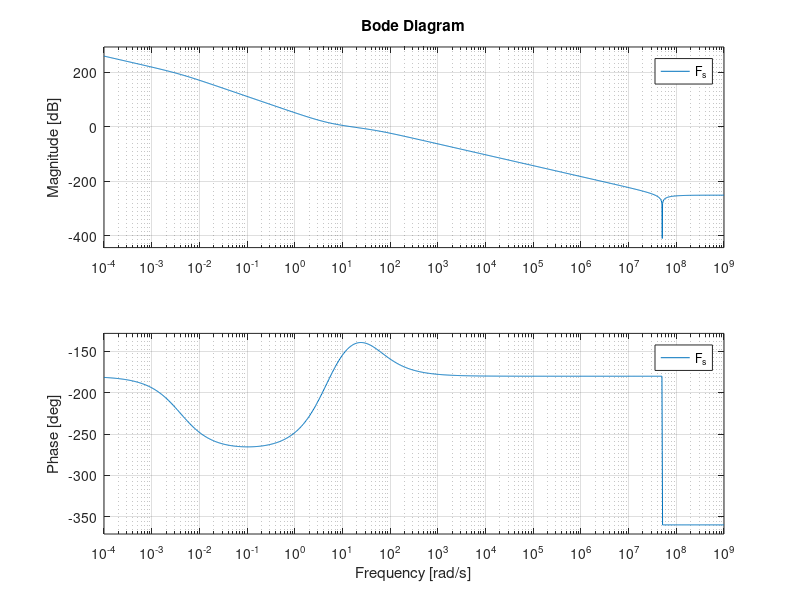
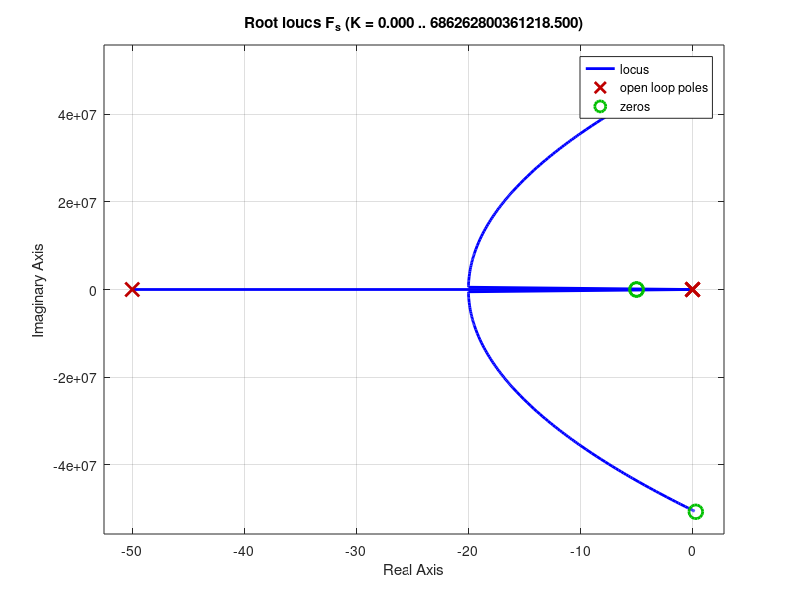

MATLAB code to generate these figures, in order: (Note: this script raises an error after producing the figures.)
close all;
clear all;

b = 8e-5;
m = 0.5;
l = 0.2;

s = tf('s');

A = [0 1; 0 -b/m/l^2];
B = [0; 1/m/l^2];
C = [1 0];

P_s = C*(s*eye(2)-A)^(-1)*B;
C_s = 15/s * (5+s)^2 / (50+s);
%C_s = 1/s * (5+s)^2 / (50+s);

F_s = C_s * P_s;

figure;
bode(F_s);
grid on;

figure;
rlocus(F_s);

W_s = F_s/(1+F_s);

% Convert to digital

[num,den] = tfdata(C_s);
syms s z;
C_s = poly2sym(cell2mat(num),s)/poly2sym(cell2mat(den),s);

T_delta = 0.01;
C_z = simplify(subs(C_s, s, (z-1)/T_delta));

pretty(C_z);